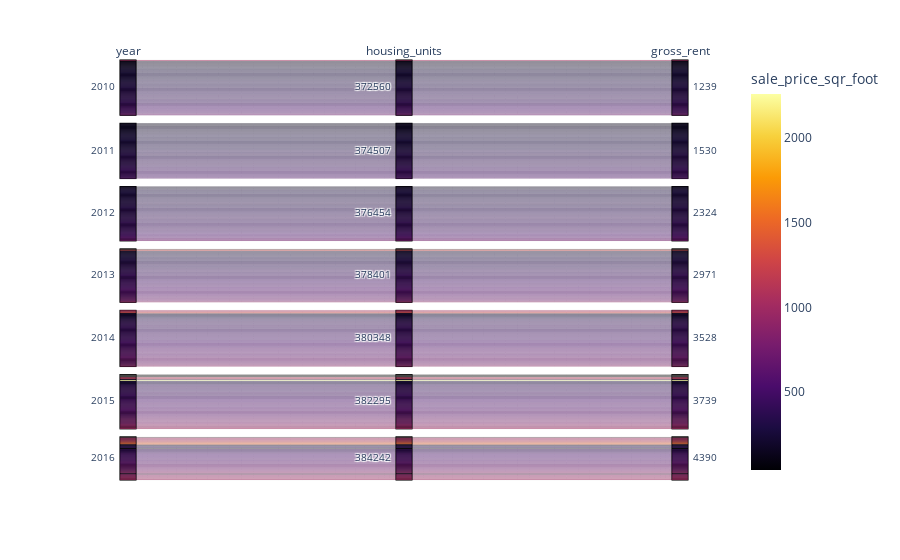

The notebook cell saved with this chart:
### Code cell
px.parallel_categories(avg_prices_neighbourhood,color="sale_price_sqr_foot", color_continuous_scale=px.colors.sequential.Inferno)

### Figure 1 — Plotly figure (JSON) as saved in the notebook; plotly's stock layout.template omitted (floating-point values rounded to 4 significant figures; data arrays with more than 128 entries replaced by an {"elided": "..."} marker saying what was removed)
{"data": [{"dimensions": [{"label": "year", "values": {"elided": "397 int values"}}, {"label": "housing_units", "values": {"elided": "397 int values"}}, {"label": "gross_rent", "values": {"elided": "397 int values"}}], "domain": {"x": [0, 1], "y": [0, 1]}, "line": {"color": {"elided": "397 float values"}, "coloraxis": "coloraxis"}, "name": "", "type": "parcats"}], "layout": {"coloraxis": {"colorbar": {"title": {"text": "sale_price_sqr_foot"}}, "colorscale": [[0, "#000004"], [0.1111, "#1b0c41"], [0.2222, "#4a0c6b"], [0.3333, "#781c6d"], [0.4444, "#a52c60"], [0.5556, "#cf4446"], [0.6667, "#ed6925"], [0.7778, "#fb9b06"], [0.8889, "#f7d13d"], [1, "#fcffa4"]]}, "legend": {"tracegroupgap": 0}, "margin": {"t": 60}}}
